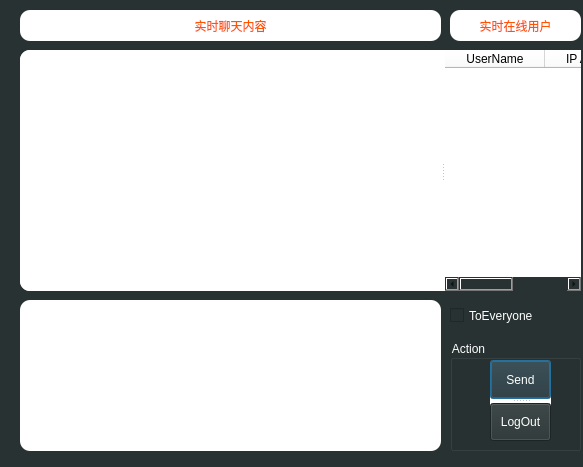
<?xml version="1.0" encoding="UTF-8"?>
<ui version="4.0">
 <class>Dialog</class>
 <widget class="QDialog" name="Dialog">
  <property name="geometry">
   <rect>
    <x>0</x>
    <y>0</y>
    <width>583</width>
    <height>467</height>
   </rect>
  </property>
  <property name="windowTitle">
   <string>聊天框</string>
  </property>
  <property name="windowIcon">
   <iconset resource="images.qrc">
    <normaloff>:/image/images/chatting.ico</normaloff>:/image/images/chatting.ico</iconset>
  </property>
  <property name="styleSheet">
   <string notr="true">background-color:rgb(40,50,50);</string>
  </property>
  <widget class="QWidget" name="widget" native="true">
   <property name="geometry">
    <rect>
     <x>10</x>
     <y>10</y>
     <width>571</width>
     <height>451</height>
    </rect>
   </property>
   <property name="styleSheet">
    <string notr="true">QFrame
{
	background-color:rgb(255,255,255);
	border:none;
	border-radius:10px;
}

QPushButton::hover,QToolButton::hover{  
    background: qlineargradient(x1: 0, y1: 0, x2: 0, y2: 1,  
                                 stop: 0 #758385, stop: 0.5 #122C39,  
                                 stop: 1.0 #0E7788);  
    border-color: #11505C;  

}  
QPushButton::pressed,QToolButton::pressed{  
    background: qlineargradient(x1: 0, y1: 0, x2: 0, y2: 1,  
                                 stop: 0 #969B9C, stop: 0.5 #16354B,  
                                 stop: 1.0 #244F76);  
    border-color: #11505C;

} </string>
   </property>
   <widget class="QLabel" name="tip_Label">
    <property name="geometry">
     <rect>
      <x>440</x>
      <y>0</y>
      <width>131</width>
      <height>31</height>
     </rect>
    </property>
    <property name="styleSheet">
     <string notr="true">font: 14pt &quot;华文楷体&quot;;
color: rgb(255, 85, 0);</string>
    </property>
    <property name="text">
     <string>实时在线用户</string>
    </property>
    <property name="alignment">
     <set>Qt::AlignCenter</set>
    </property>
   </widget>
   <widget class="QTextEdit" name="mywords">
    <property name="geometry">
     <rect>
      <x>10</x>
      <y>290</y>
      <width>421</width>
      <height>151</height>
     </rect>
    </property>
   </widget>
   <widget class="QGroupBox" name="groupBox">
    <property name="geometry">
     <rect>
      <x>440</x>
      <y>330</y>
      <width>131</width>
      <height>111</height>
     </rect>
    </property>
    <property name="styleSheet">
     <string notr="true">font: 12pt &quot;华文楷体&quot;;
color: rgb(255, 255, 255);</string>
    </property>
    <property name="title">
     <string>Action</string>
    </property>
    <widget class="QSplitter" name="splitter">
     <property name="geometry">
      <rect>
       <x>40</x>
       <y>20</y>
       <width>61</width>
       <height>81</height>
      </rect>
     </property>
     <property name="orientation">
      <enum>Qt::Vertical</enum>
     </property>
     <widget class="QPushButton" name="send_Button">
      <property name="styleSheet">
       <string notr="true">color: rgb(255, 255, 255);</string>
      </property>
      <property name="text">
       <string>Send</string>
      </property>
     </widget>
     <widget class="QPushButton" name="logOut_Button">
      <property name="styleSheet">
       <string notr="true">color: rgb(255, 255, 255);</string>
      </property>
      <property name="text">
       <string>LogOut</string>
      </property>
     </widget>
    </widget>
   </widget>
   <widget class="QLabel" name="label">
    <property name="geometry">
     <rect>
      <x>10</x>
      <y>0</y>
      <width>421</width>
      <height>31</height>
     </rect>
    </property>
    <property name="styleSheet">
     <string notr="true">font: 14pt &quot;华文楷体&quot;;
color: rgb(255, 85, 0);</string>
    </property>
    <property name="text">
     <string>实时聊天内容</string>
    </property>
    <property name="alignment">
     <set>Qt::AlignCenter</set>
    </property>
   </widget>
   <widget class="QCheckBox" name="checkBox">
    <property name="geometry">
     <rect>
      <x>440</x>
      <y>290</y>
      <width>131</width>
      <height>31</height>
     </rect>
    </property>
    <property name="styleSheet">
     <string notr="true">font: 12pt &quot;华文楷体&quot;;
color: rgb(255, 255, 255);</string>
    </property>
    <property name="text">
     <string>ToEveryone</string>
    </property>
   </widget>
   <widget class="QSplitter" name="splitter_2">
    <property name="geometry">
     <rect>
      <x>10</x>
      <y>40</y>
      <width>561</width>
      <height>241</height>
     </rect>
    </property>
    <property name="orientation">
     <enum>Qt::Horizontal</enum>
    </property>
    <widget class="QTextEdit" name="chat_record">
     <property name="enabled">
      <bool>false</bool>
     </property>
     <property name="minimumSize">
      <size>
       <width>421</width>
       <height>0</height>
      </size>
     </property>
    </widget>
    <widget class="QTableWidget" name="tableWidget">
     <property name="styleSheet">
      <string notr="true">font: 11pt &quot;华文楷体&quot;;</string>
     </property>
     <column>
      <property name="text">
       <string>UserName</string>
      </property>
     </column>
     <column>
      <property name="text">
       <string>IP Address</string>
      </property>
     </column>
    </widget>
   </widget>
  </widget>
 </widget>
 <resources>
  <include location="images.qrc"/>
 </resources>
 <connections>
  <connection>
   <sender>tableWidget</sender>
   <signal>cellClicked(int,int)</signal>
   <receiver>Dialog</receiver>
   <slot>get_chat_person(int,int)</slot>
   <hints>
    <hint type="sourcelabel">
     <x>501</x>
     <y>134</y>
    </hint>
    <hint type="destinationlabel">
     <x>584</x>
     <y>320</y>
    </hint>
   </hints>
  </connection>
 </connections>
 <slots>
  <slot>get_chat_person(int,int)</slot>
 </slots>
</ui>
